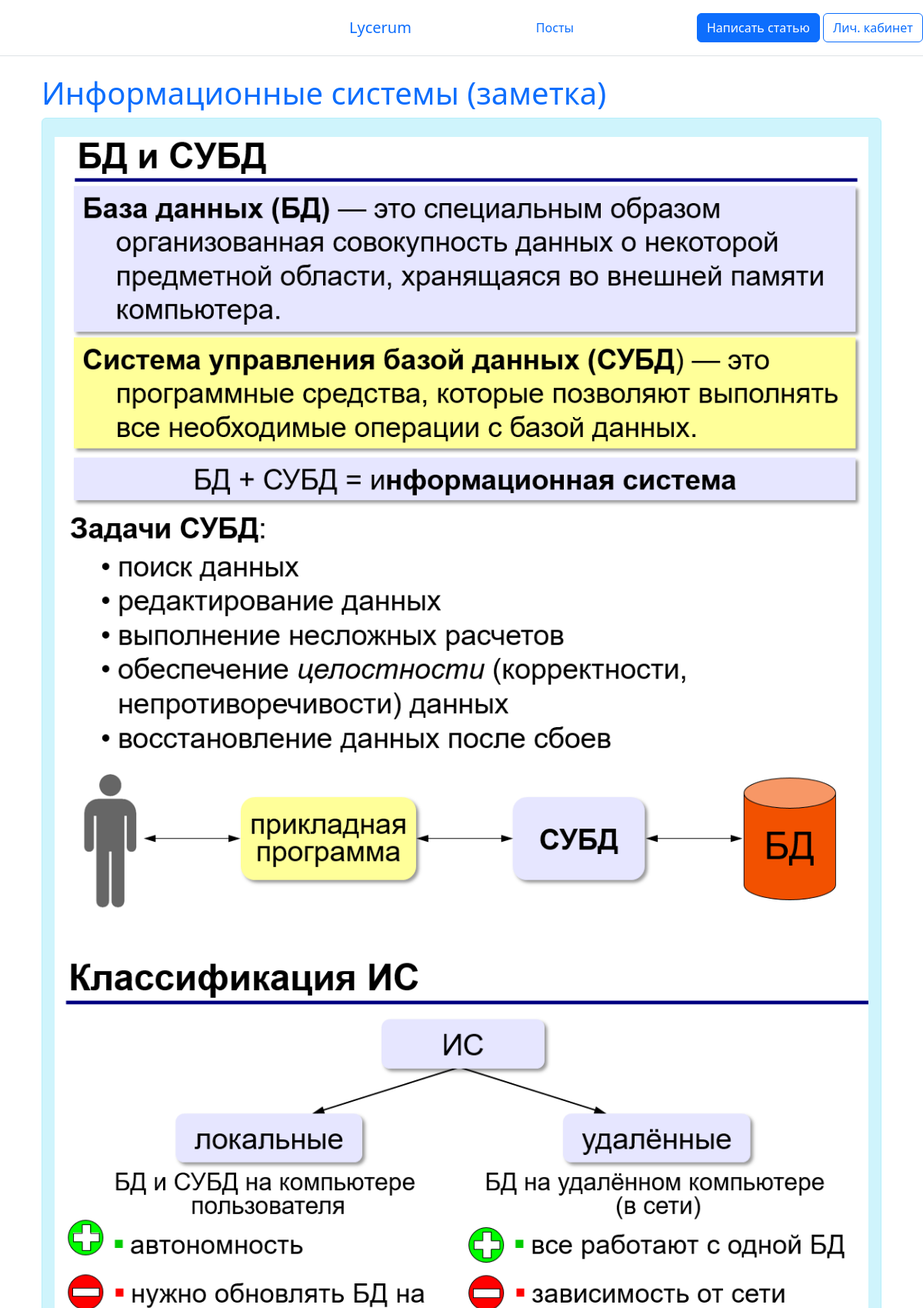
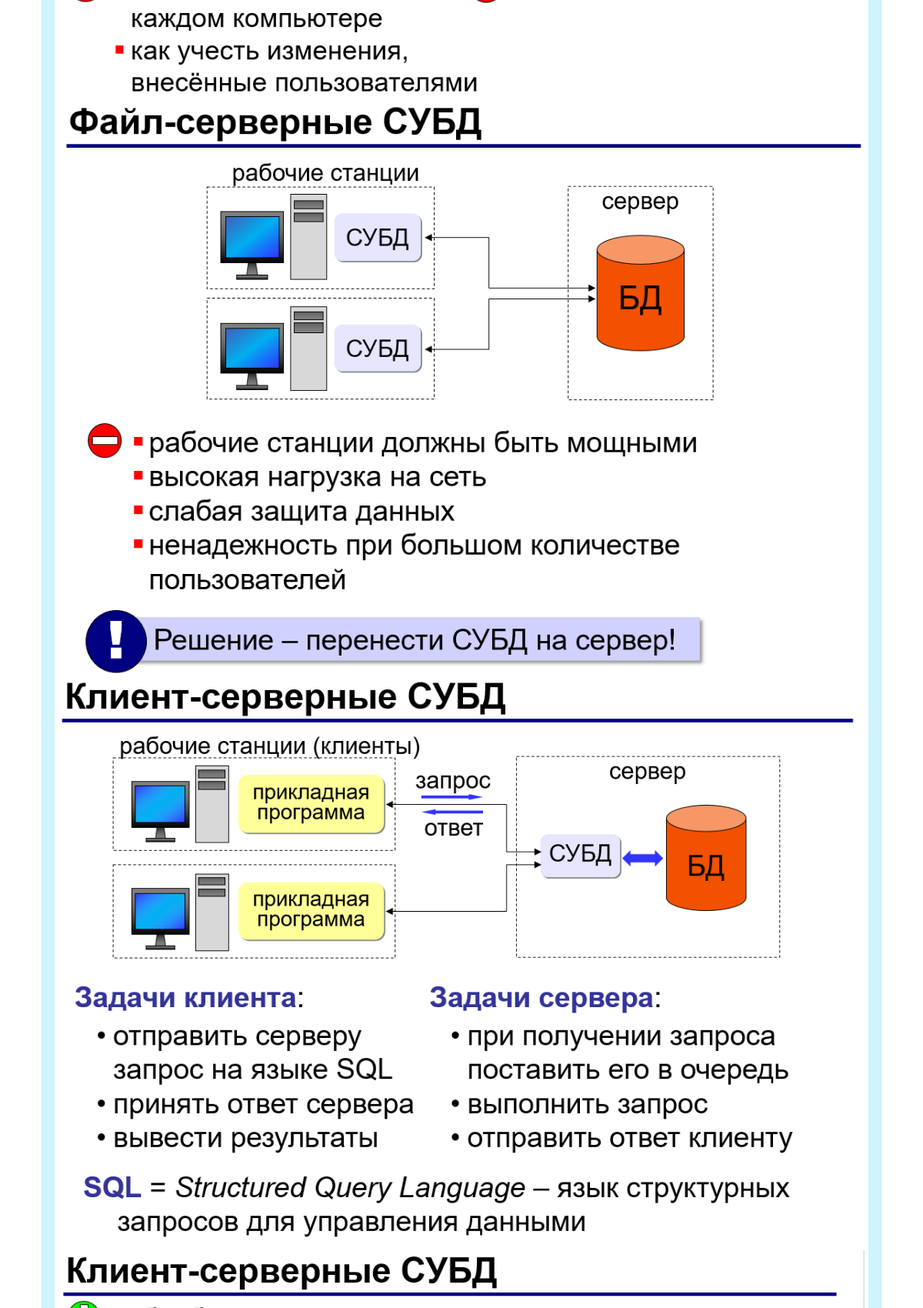
Page /posts/4 (signed in, upper part) on the committed database (2 pictures, top to bottom).
### webapp/models.py (models this page shows, shortened)
class Record(db.Model):
    __tablename__ = 'record'
    id = db.Column(db.Integer, primary_key=True)
    user_id = db.Column(db.Integer, db.ForeignKey('user.id'), nullable=False)
    users = db.relationship('User',
                            backref=db.backref('user', lazy='joined'),
                            lazy=True)
    title = db.Column(db.String(50), nullable=False)
    subject = db.Column(db.String, nullable=False)
    text = db.Column(db.Text, nullable=False)
    sum_of_files = db.Column(db.Integer, default=0)
    date = db.Column(db.DateTime, default=datetime.utcnow)

class Files(db.Model):
    __tablename__ = 'files'
    id = db.Column(db.Integer, primary_key=True)
    record_id = db.Column(db.Integer, db.ForeignKey('record.id'), nullable=False)
    records = db.relationship('Record',
                              backref=db.backref('record', lazy='joined'),
                              lazy=True)
    filename = db.Column(db.String, nullable=False)
    path_to_explorer = db.Column(db.String, nullable=False)
    format = db.Column(db.String, nullable=False)

### webapp/routs.py (the view, shortened to what this page needs)
@app.route('/posts/<int:id>', methods=['POST', 'GET'])
@login_required
def posts_record(id):
    try:
        user = User.query.get(session['users'])
        record = Record.query.get(id)
        files = Files.query.filter_by(record_id=record.id).all()
    except AttributeError:
        return redirect('/posts')
    if record.user_id == session['users'] or user.admin >= 1:
        edit = True
        delete = True
    else:
        edit = False
        delete = False
    return render_template('posts_record.html',
                           item=record,
                           edit=edit,
                           delete=delete,
                           files=files
                           )

### webapp/models.py (called while the page is built)
@manager.user_loader
def load_user(user_id):
    return User.query.get(user_id)

### webapp/routs.py (called while the page is built)
@app.after_request
def redirect_to_signin(response):
    if response.status_code == 401:
        return redirect(url_for('login_page') + '?next=' + request.url)
    return response

### webapp/templates/posts_record.html (shortened to what this page needs)
{% extends 'base.html' %}
{% block body %}
<div class="container">
    <h1 class="text-primary">{{ item.title }}</h1>
    <div class="alert alert-info">
        {% for file in files %}
            {% if file.format == "jpg" or file.format == "png" or file.format == "jpeg" or
        file.format == "PNG" or file.format == "JPG" or file.format == "JPEG"%}
                <img src="{{ file.path_to_explorer }}" width="100%" height="auto"><br>
            {% endif %}
        {% endfor %}
        <br>
    </div>
</div>
<br>
{% endblock %}

### rows in the picture
Record: title "Информационные системы (заметка)"
Files: shows a picture
Files: shows a picture
Files: shows a picture
Files: shows a picture
Files: shows a picture
Files: shows a picture
